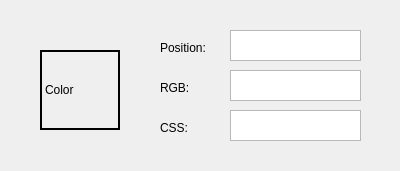
<?xml version="1.0" encoding="UTF-8"?>
<ui version="4.0">
 <class>Form</class>
 <widget class="QWidget" name="Form">
  <property name="geometry">
   <rect>
    <x>0</x>
    <y>0</y>
    <width>400</width>
    <height>171</height>
   </rect>
  </property>
  <property name="windowTitle">
   <string>Form</string>
  </property>
  <widget class="QLabel" name="label">
   <property name="geometry">
    <rect>
     <x>40</x>
     <y>50</y>
     <width>80</width>
     <height>80</height>
    </rect>
   </property>
   <property name="frameShape">
    <enum>QFrame::WinPanel</enum>
   </property>
   <property name="frameShadow">
    <enum>QFrame::Plain</enum>
   </property>
   <property name="text">
    <string>Color</string>
   </property>
  </widget>
  <widget class="QLabel" name="label_2">
   <property name="geometry">
    <rect>
     <x>160</x>
     <y>120</y>
     <width>60</width>
     <height>16</height>
    </rect>
   </property>
   <property name="text">
    <string>CSS:</string>
   </property>
  </widget>
  <widget class="QLabel" name="label_3">
   <property name="geometry">
    <rect>
     <x>160</x>
     <y>80</y>
     <width>60</width>
     <height>16</height>
    </rect>
   </property>
   <property name="text">
    <string>RGB:</string>
   </property>
  </widget>
  <widget class="QLabel" name="label_4">
   <property name="geometry">
    <rect>
     <x>160</x>
     <y>40</y>
     <width>60</width>
     <height>16</height>
    </rect>
   </property>
   <property name="text">
    <string>Position:</string>
   </property>
  </widget>
  <widget class="QTextEdit" name="text_pos">
   <property name="geometry">
    <rect>
     <x>230</x>
     <y>30</y>
     <width>131</width>
     <height>31</height>
    </rect>
   </property>
  </widget>
  <widget class="QTextEdit" name="text_rgb">
   <property name="geometry">
    <rect>
     <x>230</x>
     <y>70</y>
     <width>131</width>
     <height>31</height>
    </rect>
   </property>
  </widget>
  <widget class="QTextEdit" name="text_css">
   <property name="geometry">
    <rect>
     <x>230</x>
     <y>110</y>
     <width>131</width>
     <height>31</height>
    </rect>
   </property>
  </widget>
 </widget>
 <resources/>
 <connections/>
</ui>
